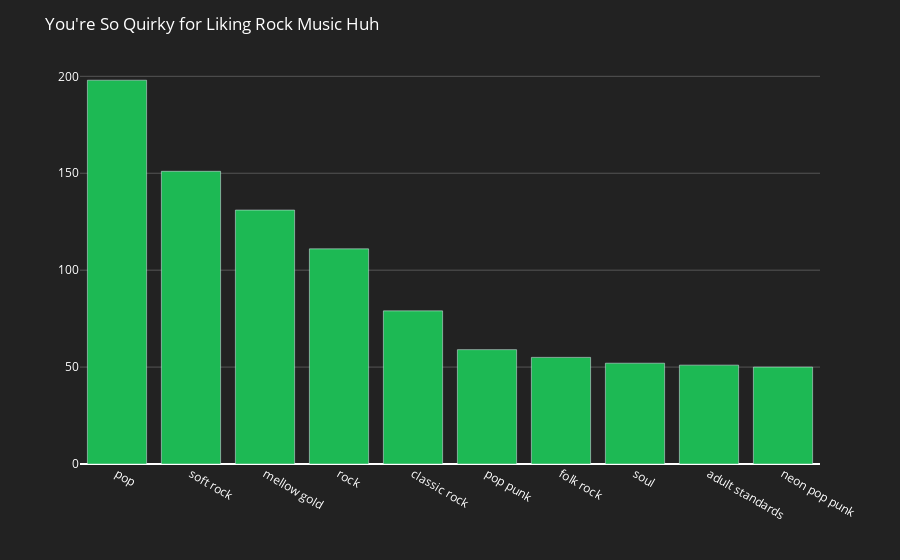

The code cell stored with this chart in its notebook:
### Code cell
fig = px.bar(top_genres.head(10), x='genres', y='count', color_discrete_sequence=['#1DB954'])
fig.update_layout(title ="You're So Quirky for Liking Rock Music Huh",
                  xaxis_title="",
                  yaxis_title="",
                  plot_bgcolor='#222222',
                  paper_bgcolor='#222222',
                  font_color='white',
                  yaxis_gridcolor='#555555'
)
fig.show()

### Figure 1 — Plotly figure (JSON) as saved in the notebook; plotly's stock layout.template omitted (floating-point values rounded to 4 significant figures)
{"data": [{"alignmentgroup": "True", "hovertemplate": "genres=%{x}<br>count=%{y}<extra></extra>", "legendgroup": "", "marker": {"color": "#1DB954", "pattern": {"shape": ""}}, "name": "", "offsetgroup": "", "orientation": "v", "showlegend": false, "textposition": "auto", "type": "bar", "x": ["pop", "soft rock", "mellow gold", "rock", "classic rock", "pop punk", "folk rock", "soul", "adult standards", "neon pop punk"], "xaxis": "x", "y": [198, 151, 131, 111, 79, 59, 55, 52, 51, 50], "yaxis": "y"}], "layout": {"barmode": "relative", "font": {"color": "white"}, "legend": {"tracegroupgap": 0}, "margin": {"t": 60}, "paper_bgcolor": "#222222", "plot_bgcolor": "#222222", "title": {"text": "You're So Quirky for Liking Rock Music Huh"}, "xaxis": {"anchor": "y", "domain": [0, 1], "title": {"text": ""}}, "yaxis": {"anchor": "x", "domain": [0, 1], "gridcolor": "#555555", "title": {"text": ""}}}}
